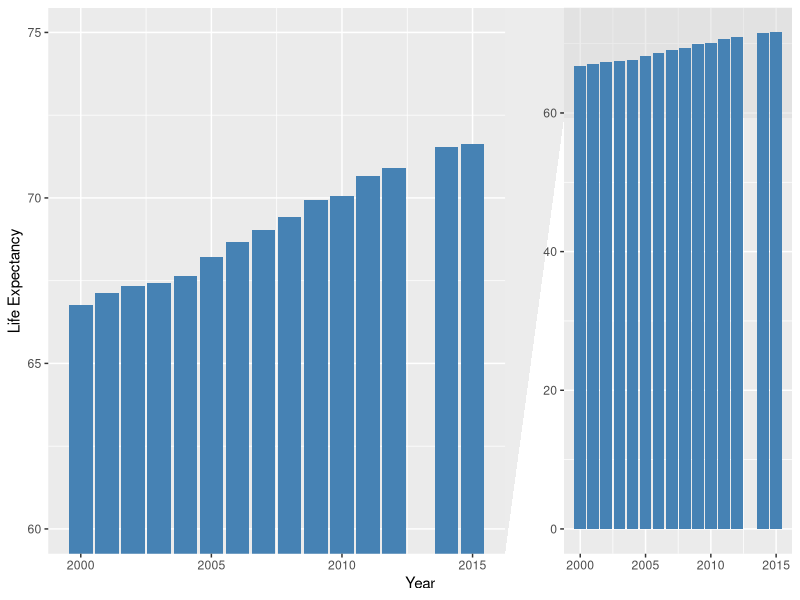

Here is the R script that generated this plot:
# Author: Jacob Ye
library("ggplot2")
library("tidyverse")
library("ggforce")
data <- read.csv("../data/Life Expectancy Data.csv")
year <- aggregate(data[4],list(data$Year), mean, na.rm="TRUE")
ggplot(year, aes(x=Group.1,y=Life.expectancy)) +
  geom_bar(stat="Identity", fill="steelblue") + 
  xlab("Year") + ylab("Life Expectancy") +
  facet_zoom(ylim = c(60, 75))

# We included this chart to show how life expectancy has changed over the years.
# We think that it's important to see the general trend and see if it
# aligns of what we think how life expectancy should change, and We think that
# it does corroborate with our beliefs that as time passes on our health
# technology gets better.